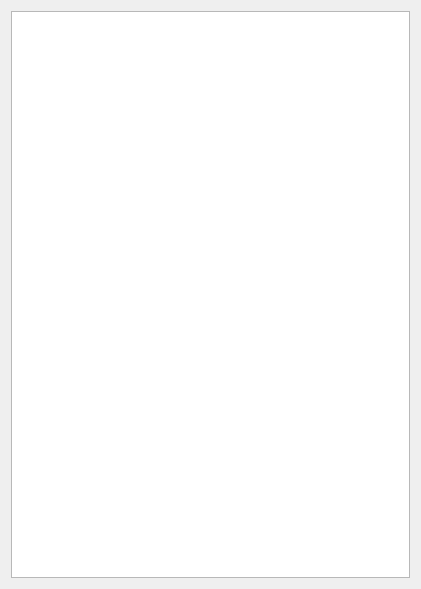
<?xml version="1.0" encoding="UTF-8"?>
<ui version="4.0">
 <class>LogDialog</class>
 <widget class="QDialog" name="LogDialog">
  <property name="geometry">
   <rect>
    <x>0</x>
    <y>0</y>
    <width>421</width>
    <height>589</height>
   </rect>
  </property>
  <property name="windowTitle">
   <string>Dialog</string>
  </property>
  <layout class="QHBoxLayout" name="horizontalLayout">
   <item>
    <widget class="QListWidget" name="list"/>
   </item>
  </layout>
 </widget>
 <resources/>
 <connections/>
</ui>
